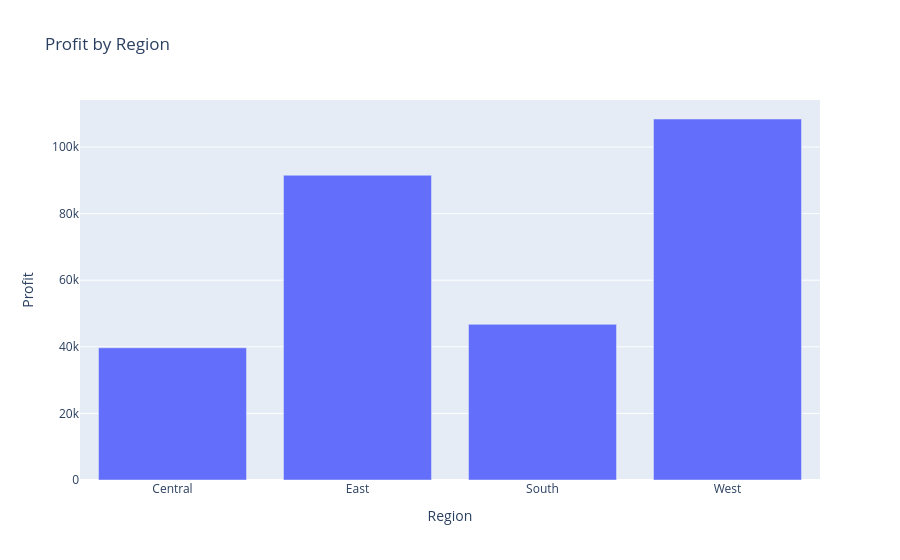

Notebook cell for this chart:
### Markdown cell above
#### Profit Analysis and Chart:

### Code cell
region_profit = (df.groupby('Region')['Profit'].sum().reset_index())
fig = px.bar(
    region_profit,
    x='Region',
    y='Profit',
    title='Profit by Region'
)

fig.show()

### Figure 1 — Plotly figure (JSON) as saved in the notebook; plotly's stock layout.template omitted (floating-point values rounded to 4 significant figures)
{"data": [{"hovertemplate": "Region=%{x}<br>Profit=%{y}<extra></extra>", "legendgroup": "", "marker": {"color": "#636efa", "pattern": {"shape": ""}}, "name": "", "orientation": "v", "showlegend": false, "textposition": "auto", "type": "bar", "x": ["Central", "East", "South", "West"], "xaxis": "x", "y": [39710.0, 91520.0, 46750.0, 108400.0], "yaxis": "y"}], "layout": {"barmode": "relative", "legend": {"tracegroupgap": 0}, "title": {"text": "Profit by Region"}, "xaxis": {"anchor": "y", "domain": [0, 1], "title": {"text": "Region"}}, "yaxis": {"anchor": "x", "domain": [0, 1], "title": {"text": "Profit"}}}}
